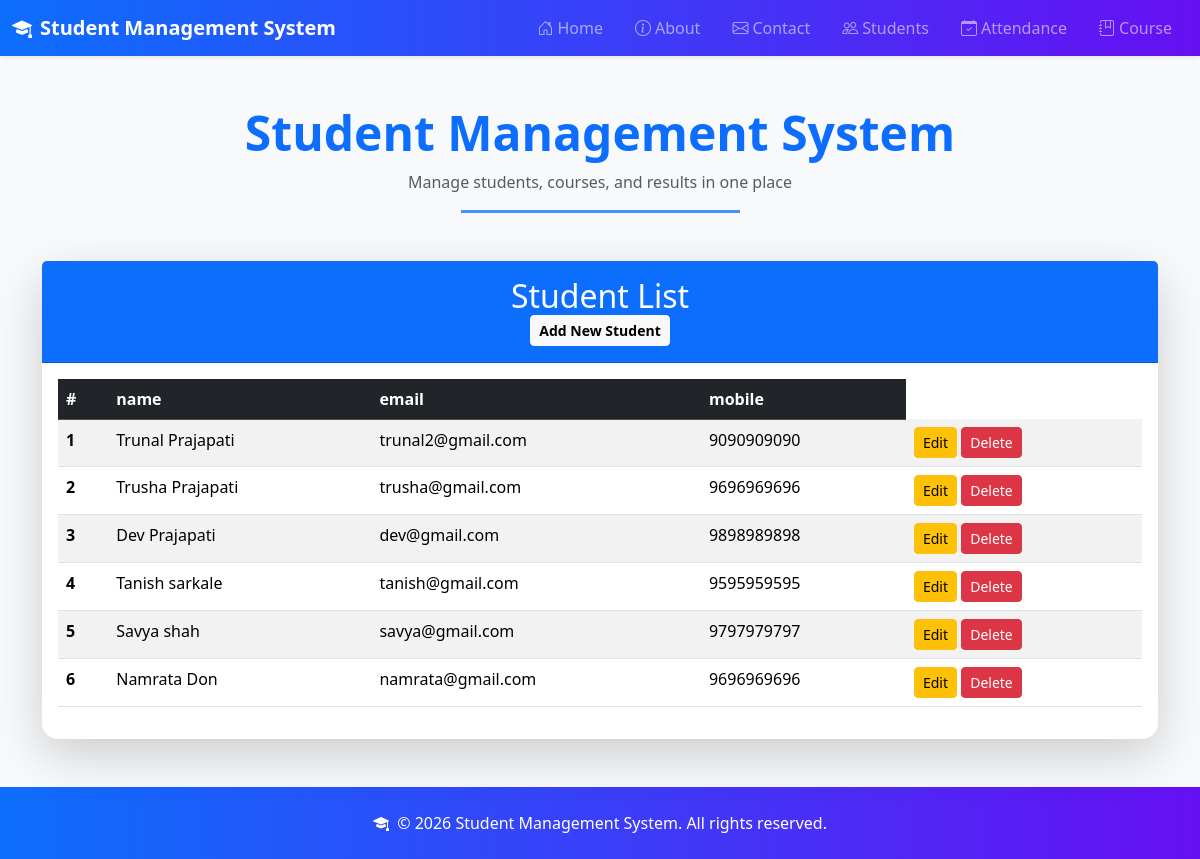
/studentList/, run on the app's committed database.
### student/models.py (models this page shows, shortened)
class Student(models.Model):
    name = models.CharField(max_length=100)
    email = models.EmailField()
    mobile = models.CharField(max_length=15)

### student/views.py (the view)
# urls.py: path('studentList/', views.studentList, name='studentList'),
def studentList(request):
    students = Student.objects.all()
    return render(request, 'student_crud/list.html', {'students': students})

### student/Template/student_crud/list.html
{% extends 'base.html' %}
{% block content %}
<div class="card shadow-lg border-0 rounded-4">
    <div class="card-header bg-primary text-white text-center py-3">
        <h2 class="mb-0">Student List</h2>
        <a href="{% url 'add' %}" class="btn btn-light btn-sm fw-bold">Add New Student</a>
    </div>
    <div class="card-body">
        <table class="table table-striped table-hover">
            <thead class="table-dark">
                <tr>
                    <th scope="col">#</th>
                    <th scope="col">name</th>
                    <th scope="col">email</th>
                    <th scope="col">mobile</th>
                </tr>
            </thead>
            <tbody>
                {% for student in students %}
                <tr>
                    <th scope="row">{{ forloop.counter }}</th>
                    <td>{{ student.name }}</td>
                    <td>{{ student.email }}</td>
                    <td>{{ student.mobile }}</td>
                    <td>
                        <a href="{% url 'student_edit' student.id %}" class="btn btn-sm btn-warning">Edit</a>
                        <a href="{% url 'student_delete' student.id %}" class="btn btn-sm btn-danger"
                            onClick="return confirm('Are you sure you want to delete this student?');">
                            Delete</a>
                    </td>
                </tr>
                {% endfor %}
            </tbody>
        </table>
    </div>
</div>
{% endblock %}

### data on the page
Student: name "Trunal Prajapati", email "trunal2@gmail.com", mobile "9090909090"
Student: name "Trusha Prajapati", email "trusha@gmail.com", mobile "9696969696"
Student: name "Dev Prajapati", email "dev@gmail.com", mobile "9898989898"
Student: name "Tanish sarkale", email "tanish@gmail.com", mobile "9595959595"
Student: name "Savya shah", email "savya@gmail.com", mobile "9797979797"
Student: name "Namrata Don", email "namrata@gmail.com", mobile "9696969696"
